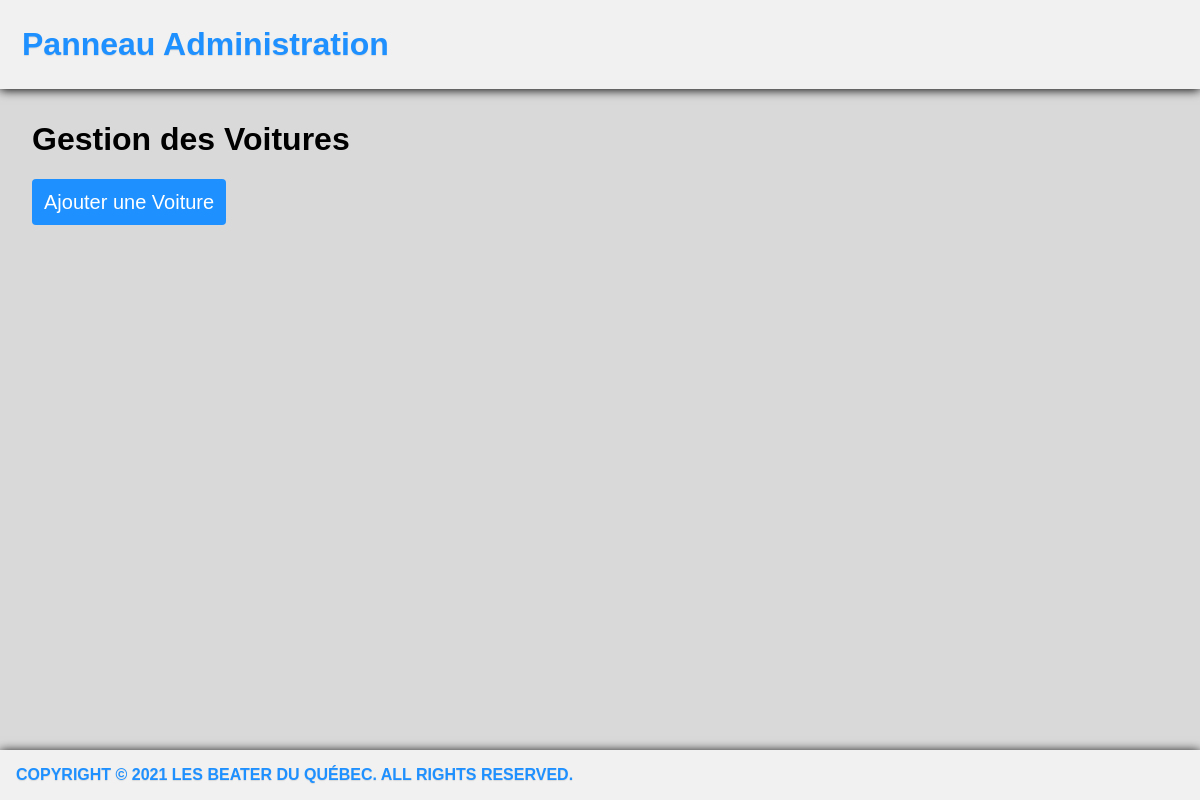
/administration/liste-voiture.php, run on an earlier commit of the app's database.
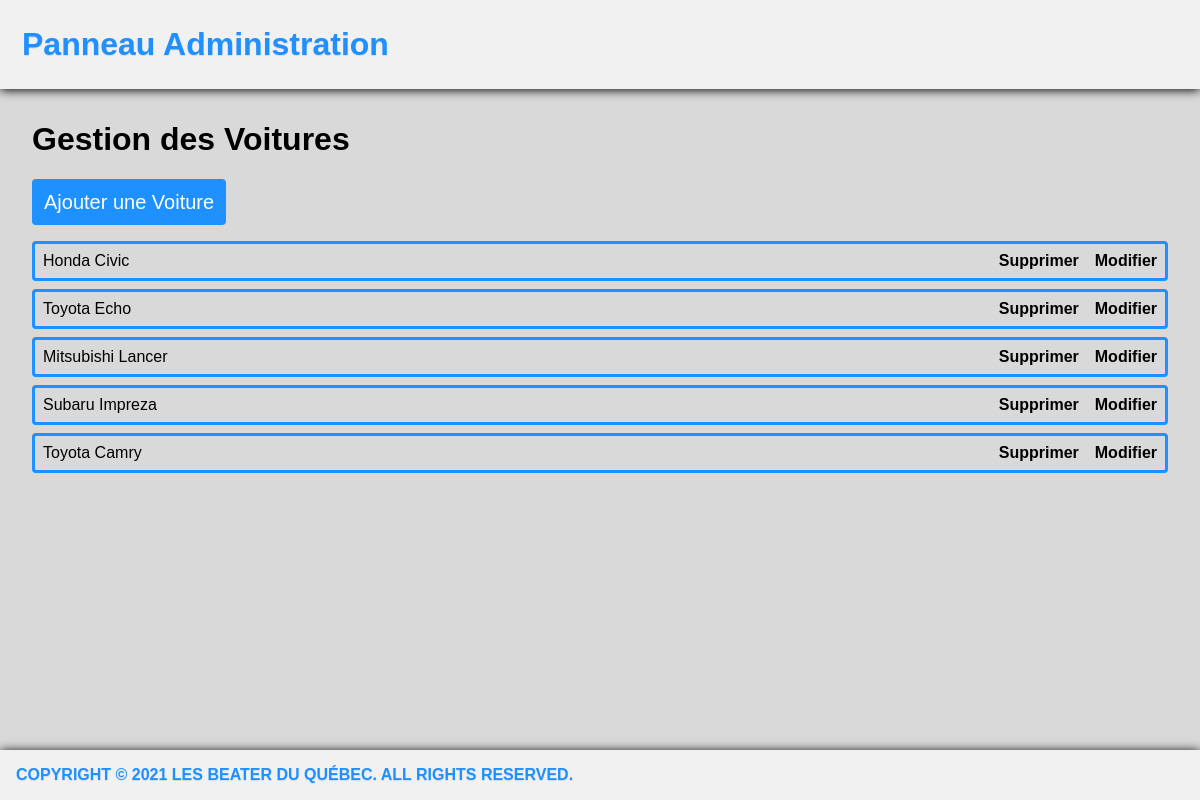
And on a later commit of the database.
### tables this page shows
CREATE TABLE `voitures` (
  `id` int(11) NOT NULL,
  `marque` varchar(255) NOT NULL,
  `modele` varchar(255) NOT NULL,
  `annee` int(11) DEFAULT NULL,
  `description` text DEFAULT NULL,
  `kilometrages` double NOT NULL DEFAULT 0,
  `prix` int(11) NOT NULL,
  `vendu` tinyint(1) DEFAULT 0,
  `image` varchar(255) DEFAULT NULL,
  `miniature` varchar(255) NOT NULL
);

### accesseur/VoitureDAO.php (called while the page is built, shortened)
<?php
include_once CHEMIN_MODELE . "Voiture.php";
class AccesBaseDeDonneesVoitures
{
    public static function initialiser()
    {
        $usager = 'BeaterQuebec';
        $motdepasse = 'BeaterQuebec12!';
        $hote = 'localhost';
        $base = 'BeaterQuebec';
        $dsn = 'mysql:dbname='.$base.';host=' . $hote;
    }
}
class VoitureDAO extends AccesBaseDeDonneesVoitures{
  public static function listerVoiture(){
    $MESSAGE_SQL_LISTE_VOITURE = "SELECT id, marque, modele, annee, description, prix, kilometrages, image, miniature FROM voitures;";
    $requeteListeVoitures = VoitureDAO::$basededonnees->prepare($MESSAGE_SQL_LISTE_VOITURE);
    $requeteListeVoitures->execute();
    $listeVoitures = $requeteListeVoitures->fetchAll();
    if (!empty($listeVoitures)){
        foreach($listeVoitures as $voiture) $voitures[] = new Voiture($voiture);
        return $voitures;
    }else{
        return null;
    }
  }
}
function formater($texte)
{
    $texte = html_entity_decode($texte,ENT_COMPAT,'UTF-8');
    $texte = htmlentities($texte,ENT_COMPAT,'ISO-8859-1');
    $newText = urldecode($texte);
    return $newText;
}
?>

### modele/voiture.php (called while the page is built, shortened)
<?php
class Voiture
{
	public static $filtres =
		array(
			'id' => FILTER_VALIDATE_INT,
			'marque' => FILTER_SANITIZE_ENCODED,
			'modele' => FILTER_SANITIZE_ENCODED,
			'annee' => FILTER_SANITIZE_ENCODED,
			'description' => FILTER_SANITIZE_ENCODED,
			'prix' => FILTER_SANITIZE_ENCODED,
            'kilometrages' => FILTER_SANITIZE_ENCODED,
            'image' => FILTER_SANITIZE_ENCODED
		);
	public function __construct($tableau)
	{
		$tableau = filter_var_array($tableau, Voiture::$filtres);
		$this->marque = $tableau['marque'];
		$this->modele = $tableau['modele'];
	}
	public function __set($propriete, $valeur)
	{
		switch($propriete)
		{
			case 'id':
				$this->id = $valeur;
			break;
		}
	}
	public function __get($propriete)
	{
		$self = get_object_vars($this);
		return $self[$propriete];
	}
}
?>

### administration/liste-voiture.php (the view, shortened to what this page needs)
<?php
require CHEMIN_ACCESSEUR . "VoitureDAO.php";
$listVoiture = VoitureDAO::listerVoiture();
?>
<!doctype html>
<html lang="fr">
<head>
	<link rel="stylesheet" type="text/css" href="../styles/style.css">
</head>
<body>
	<header>
        <div class="header">
            <a href="index.php" class="logo">Panneau Administration</a>
        </div>
        <h1 class="titrePrincipalePanneauAdmin">Gestion des Voitures</h1>
	</header>
	<section id="contenu" style="">
		<a class="boutonPanneauAdministration" href="ajouter-voiture.html">Ajouter une Voiture</a>
        <br><br>
		<?php
            if (!empty($listVoiture)){
                foreach($listVoiture as $voiture)
                {
		?>
                    <div class="recordPanneauAdministration">
                        <?php echo formater($voiture->marque); ?> <?php echo formater($voiture->modele); ?>
                        <a class="lienPanneauAdministration" style="float: right; margin-left:1rem;" href="modifier-voiture.php?voiture=<?php echo $voiture->id; ?>" title="">
                            Modifier
                        </a>
                        <a class="lienPanneauAdministration" style="float: right;" href="supprimer-voiture.php?voiture=<?php echo $voiture->id; ?>" title="">
                            Supprimer
                        </a>
                    </div>
		<?php
			 }
            }
		?>
	</section>
    <footer><span id="signature">Copyright © 2021 Les Beater du Québec. All Rights Reserved.</span></footer>
</body>
</html>

What changed in the data, as far as the page shows it:
added voitures: marque "Honda", modele "Civic"
added voitures: marque "Toyota", modele "Echo"
added voitures: marque "Mitsubishi", modele "Lancer"
added voitures: marque "Subaru", modele "Impreza"
added voitures: marque "Toyota", modele "Camry"
